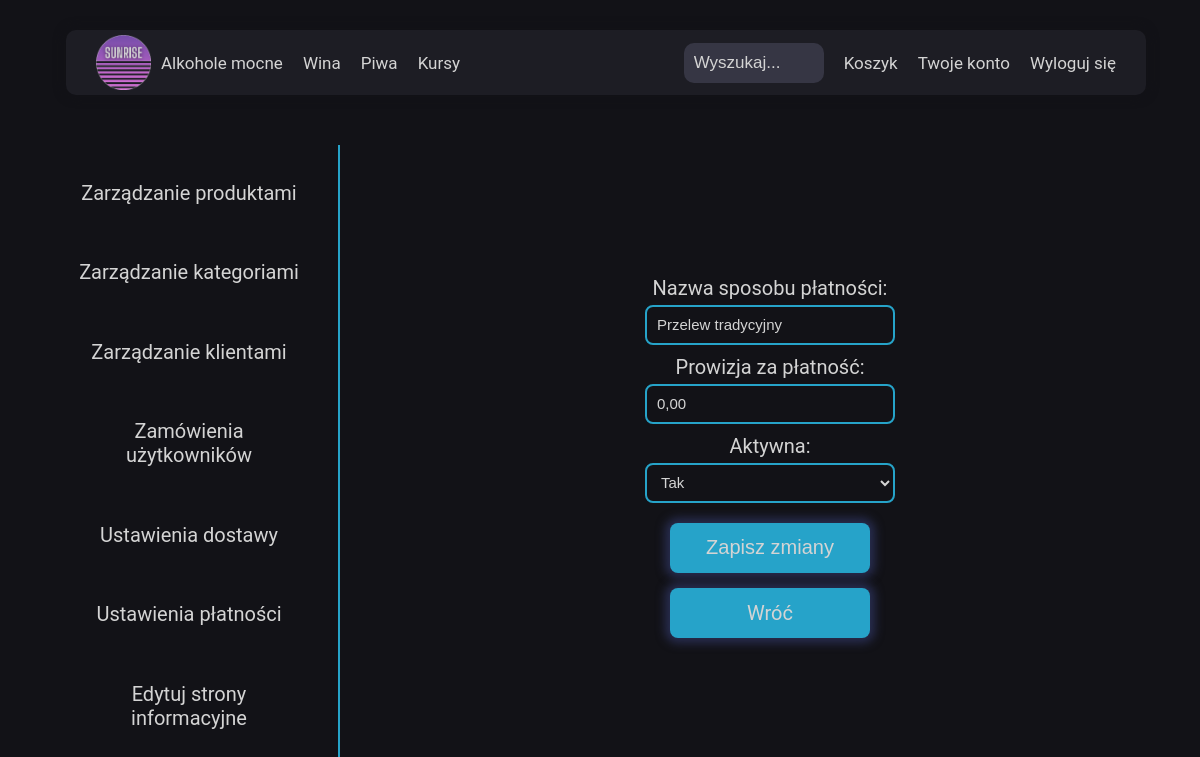
The app's page /html/admin_panel/edit_payment.php?item=Przelew+tradycyjny (signed in) with its own data.
### tables this page shows
CREATE TABLE `payment` (
  `id` int(11) NOT NULL,
  `payment_name` varchar(50) NOT NULL,
  `payment_cost` float NOT NULL,
  `isActive` tinyint(1) NOT NULL
);

### html/admin_panel/edit_payment.php (the view, shortened to what this page needs)
<?php
include '../menu_component.php';
require_once('../../php/dblogin.php');
$name = $_GET['item'] ?? '';
$sql = 'SELECT payment_name, payment_cost, isActive FROM payment WHERE payment_name LIKE ?';
$stmt = $pdo->prepare($sql);
$stmt->execute([$name]);
$payment_info = $stmt->fetch();
?>
<!DOCTYPE html>
<html lang="pl">
<head>
  <link rel="stylesheet" href="../../css/main.css" />
</head>
<body>
  <?php echo $nav; ?>
  <main class="user admin">
    <section class="user__menu admin__menu">
      <a href="./index.php" class="user__menu--item admin__menu--item">Zarządzanie produktami</a>
      <a href="./categories.php" class="user__menu--item admin__menu--item">Zarządzanie kategoriami</a>
      <a href="./customers.php" class="user__menu--item admin__menu--item">Zarządzanie klientami</a>
      <a href="./orders.php" class="user__menu--item admin__menu--item">Zamówienia użytkowników</a>
      <a href="./shipping.php" class="user__menu--item admin__menu--item">Ustawienia dostawy</a>
      <a href="./payment.php" class="user__menu--item admin__menu--item">Ustawienia płatności</a>
      <a href="./info_editor.php" class="user__menu--item admin__menu--item">Edytuj strony informacyjne</a>
    </section>
    <section class="user__section admin__section">
      <div class="admin__contentContainer">
        <form method="post" action="">
          <div class="admin__formContainer">
            <label for="name">Nazwa sposobu płatności:</label>
            <input type="text" name="name" id="name" class="admin__contentContainer--input"
                   value="<?= htmlspecialchars($payment_info['payment_name']) ?>">
          </div>
          <div class="admin__formContainer">
            <label for="cost">Prowizja za płatność:</label>
            <input type="text" name="cost" id="cost" class="admin__contentContainer--input"
                   value="<?= number_format($payment_info['payment_cost'], 2, ',', '') ?>">
          </div>
          <div class="admin__formContainer">
            <label for="isActive">Aktywna:</label>
            <select name="isActive" class="admin__contentContainer--input">
              <option value="1" <?= $payment_info['isActive'] ? 'selected' : '' ?>>Tak</option>
            </select>
          </div>
          <button type="submit" class="admin__contentContainer--addProduct">Zapisz zmiany</button>
          <a href="./payment.php" class="linkButton">Wróć</a>
        </form>
      </div>
    </section>
  </main>
</body>
</html>

### css/main.css (style rules this page uses)
*, *::before, *::after { box-sizing: border-box; margin: 0; padding: 0; }
* { scrollbar-width: none; scrollbar-color: #d4d4d4 #121217; }
html { font-size: 62.5%; scroll-behavior: smooth; }
body { min-height: 100%; display: flex; flex-direction: column; font-family: "Roboto", sans-serif; color: #d4d4d4; background-color: #121217; }
a { text-decoration: none; }
.linkButton { display: flex; align-items: center; justify-content: center; height: 50px; width: 200px; margin-top: 15px; border-radius: 8px; color: #d4d4d4; font-size: 2rem; border: none; background-color: rgb(38, 163, 201); box-shadow: 0px 0px 10px 5px #282d50; cursor: pointer; transition: transform 0.3s; }
.user { height: 80vh; width: 100%; display: flex; padding-top: 20px; }
.user__menu { display: flex; flex-direction: column; align-items: center; justify-content: space-evenly; height: 100%; width: 20%; min-width: 300px; margin-left: 40px; border-right: 2px solid rgb(38, 163, 201); }
.user__menu--item { width: 250px; padding: 20px 5px; font-size: 20px; color: #d4d4d4; text-align: center; }
.user__section { display: flex; flex-direction: column; align-items: center; height: 100%; width: 80%; }
.admin__menu { width: 25%; }
.admin__menu--item { width: 300px; }
.admin__section { height: 99%; width: 75%; }
.admin__formContainer { display: flex; flex-direction: column; align-items: center; justify-content: space-between; gap: 5px; }
.admin__formContainer select { color: #d4d4d4; }
.admin__contentContainer { position: relative; height: 800px; display: flex; flex-direction: column; align-items: center; justify-content: space-evenly; }
.admin__contentContainer form { display: flex; flex-direction: column; align-items: center; }
.admin__contentContainer label { font-size: 2rem; margin-top: 10px; }
.admin__contentContainer--input { height: 40px; width: 250px; padding: 0 10px; color: #d4d4d4; background: none; border: 2px solid rgb(38, 163, 201); font-size: 1.5rem; border-radius: 8px; }
.admin__contentContainer--addProduct { height: 50px; width: 200px; margin-top: 15px; border-radius: 8px; color: #d4d4d4; margin: 0 auto; margin-top: 20px; font-size: 2rem; border: none; background-color: rgb(38, 163, 201); box-shadow: 0px 0px 10px 5px #282d50; cursor: pointer; transition: transform 0.3s; }
@media (max-width: 1400px) { .admin__menu--item { width: 230px; } }

### records on screen
payment: name "Przelew tradycyjny", cost "0,00", isActive "Tak"
